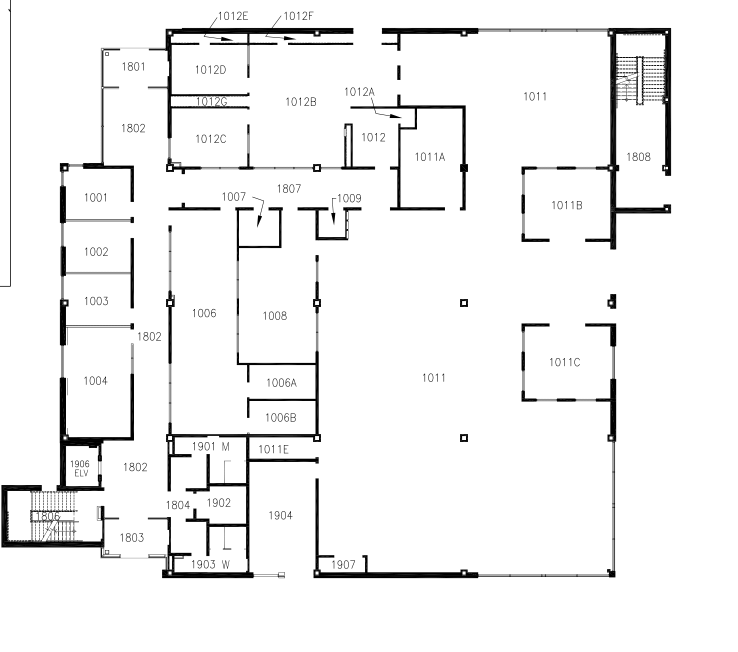
#> input picture Blueprints/1-1.png, 1476 x 1304 px, found by its file name (shown at 1/2 size)
$ python blueprint_room_detector.py
#> lines starting #> are read from the running program, lines starting #| are printed output that depends on the picture; after the words box and inside, x2 and y2 are one past the last pixel; in counts of white or black regions, pixels touching at a corner belong together
#> further down, img is the input picture: shape (1304, 1476); min 0, max 255, mean 242.1
import cv2
import numpy as np
import networkx as nx
import pytesseract
from scipy.spatial import KDTree
from sklearn.cluster import DBSCAN
import re

# Configure pytesseract path (adjust for your system)
# pytesseract.pytesseract.tesseract_cmd = r'/usr/local/bin/tesseract'

IMAGE_PATH = 'Blueprints/1-1.png'
OUTPUT_IMAGE = 'Blueprints/1-1_labeled_rooms.png'
OUTPUT_GRAPH = 'Blueprints/1-1_labeled_rooms.gml'

def preprocess_for_ocr(image):
    """Preprocess image specifically for OCR text detection"""
    # Convert to grayscale if needed
    if len(image.shape) == 3:
        gray = cv2.cvtColor(image, cv2.COLOR_BGR2GRAY)
    else:
        gray = image.copy()

    # Apply Gaussian blur to reduce noise
    blurred = cv2.GaussianBlur(gray, (3, 3), 0)

    # Use adaptive thresholding for better text contrast
    thresh = cv2.adaptiveThreshold(blurred, 255, cv2.ADAPTIVE_THRESH_GAUSSIAN_C,
                                  cv2.THRESH_BINARY, 11, 2)
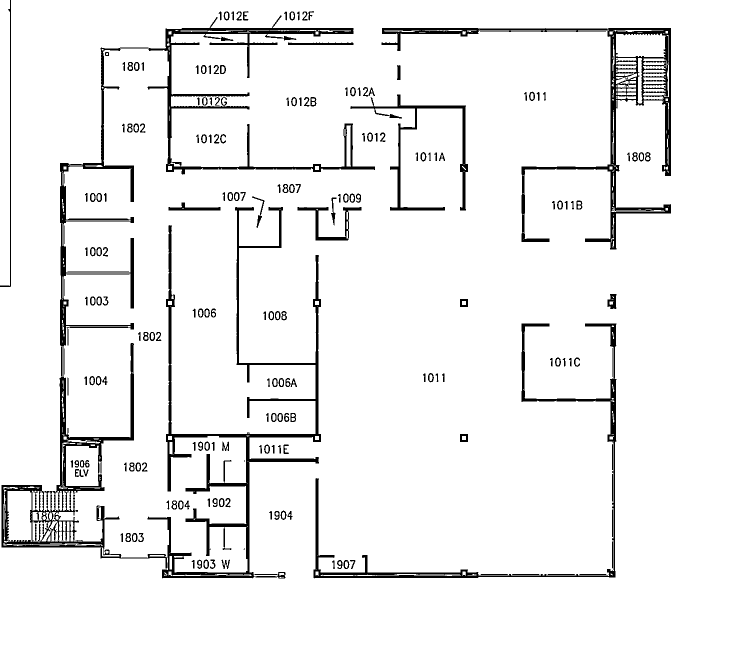
#> thresh: shape (1304, 1476) (shown at 1/2 size); 94% white; 204 black regions (7 under 20 px), largest, box (x1, y1, x2, y2) and area: (3, 31, 750, 1157) 58709, (763, 56, 1342, 499) 19353, (627, 647, 1233, 1157) 10890

    # Invert so text is black on white background
    thresh = cv2.bitwise_not(thresh)
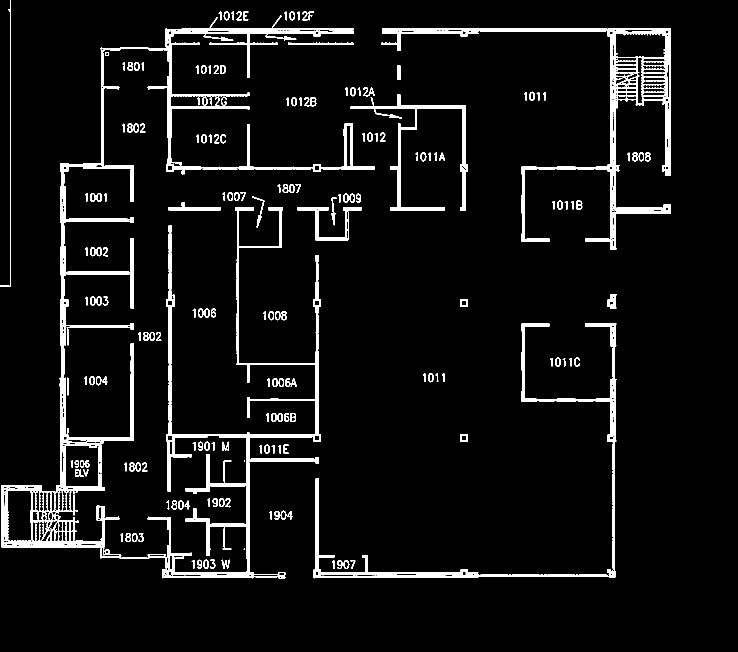
#> thresh: shape (1304, 1476) (shown at 1/2 size); 6% white; 204 white regions (7 under 20 px), largest, box (x1, y1, x2, y2) and area: (3, 31, 750, 1157) 58709, (763, 56, 1342, 499) 19353, (627, 647, 1233, 1157) 10890

    return thresh

def extract_room_labels(image):
    """Extract room labels using OCR"""
    # Preprocess for OCR
    ocr_image = preprocess_for_ocr(image)

    # Configure OCR for better text detection
    custom_config = r'--oem 3 --psm 6 -c tessedit_char_whitelist=0123456789ABCDEFGHIJKLMNOPQRSTUVWXYZabcdefghijklmnopqrstuvwxyz'

    # Get OCR data with bounding boxes
#> (the run stopped early here; a loop or call above may not have finished)

$ run again, with Blueprints/2-2.jpg saved as Blueprints/1-1.png
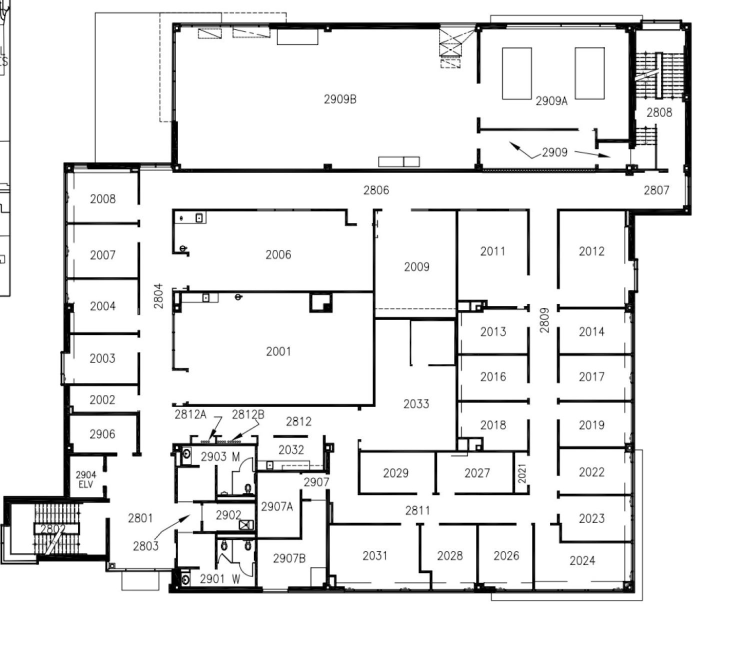
#> input picture Blueprints/2-2.jpg, 1476 x 1304 px, found by its file name (shown at 1/2 size)
#> img is the input picture: shape (1304, 1476); min 0, max 255, mean 233.4
#> in preprocess_for_ocr, `thresh = cv2.adaptiveThreshold(blurred, 255, cv2.ADAPTIVE_THRESH_GAUSS..`:
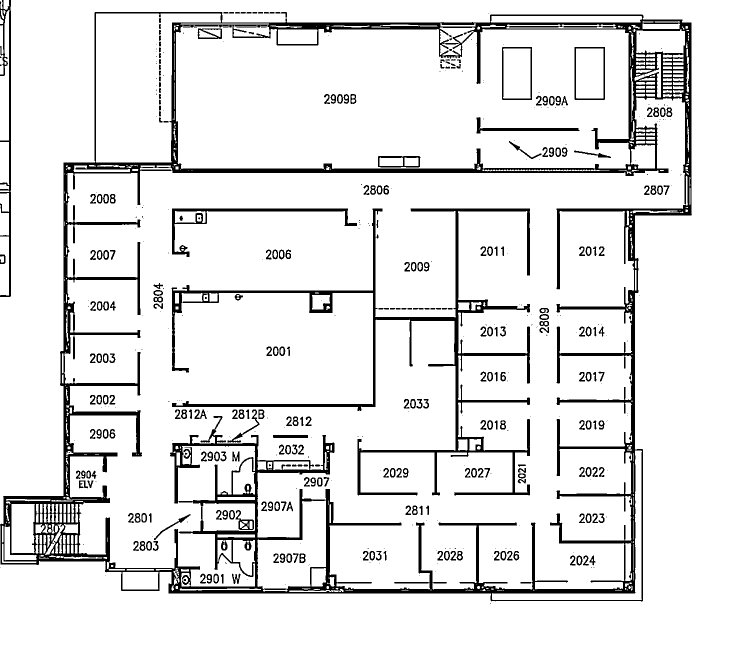
#> thresh: shape (1304, 1476) (shown at 1/2 size); 90.2% white; 503 black regions (215 under 20 px), largest, box (x1, y1, x2, y2) and area: (0, 24, 1384, 1203) 122597, (343, 417, 1060, 991) 26161, (344, 417, 714, 514) 3551
#> in preprocess_for_ocr, `thresh = cv2.bitwise_not(thresh)`:
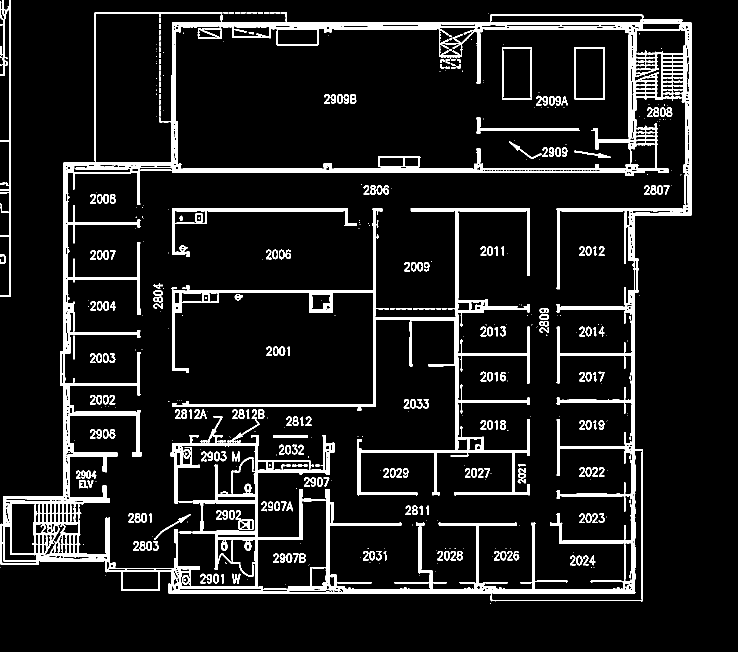
#> thresh: shape (1304, 1476) (shown at 1/2 size); 9.8% white; 503 white regions (215 under 20 px), largest, box (x1, y1, x2, y2) and area: (0, 24, 1384, 1203) 122597, (343, 417, 1060, 991) 26161, (344, 417, 714, 514) 3551
